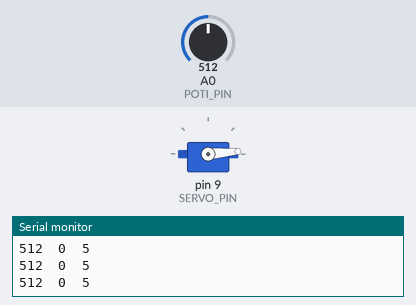
A sketch run on a simulated Arduino Uno, built with avr-gcc and run on an emulated ATmega328P. On the bench: servo, the last lines printed to the serial monitor. Inputs (shaded band) come from the test bench; at power-on: A0 (POTI_PIN) = 512.

Above: at 1.7 s.
1.8 s: A0 (POTI_PIN) set to 716
At 3.0 s:
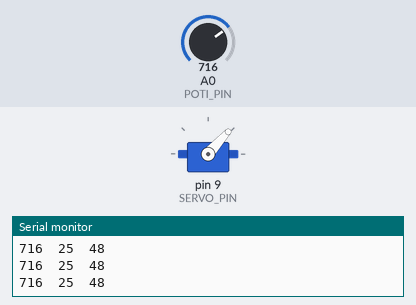
3.3 s: A0 (POTI_PIN) set to 900
At 4.5 s:
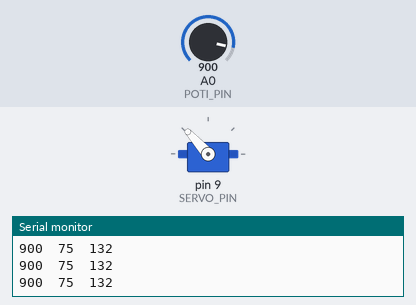
4.8 s: A0 (POTI_PIN) set to 1023
At 5.7 s:
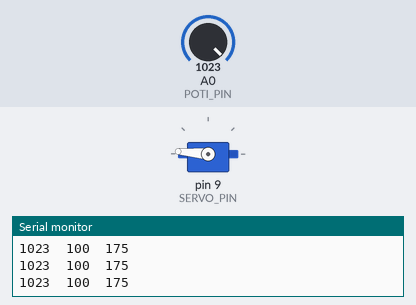
6.3 s: A0 (POTI_PIN) set to 511
At 7.1 s:
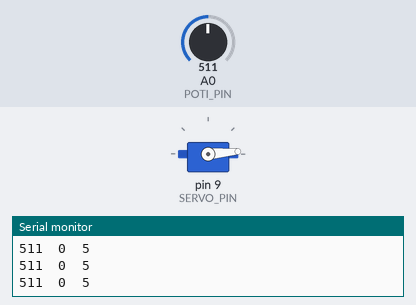
Timing chart, 0 to 8.8 s (numbered marks = the images above; inputs shaded):
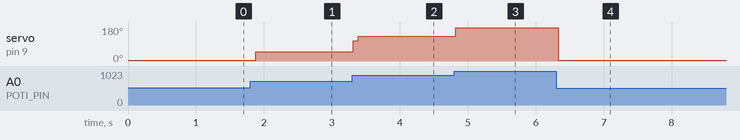

Measured:
- after the input at 1.8 s, servo on pin 9 (SERVO_PIN): 5° → 48° after 0.08 s
- after the input at 3.3 s, servo on pin 9 (SERVO_PIN): 48° → 107° at once, → 132° 0.07 s later
- after the input at 4.8 s, servo on pin 9 (SERVO_PIN): 132° → 175° at once
- after the input at 6.3 s, servo on pin 9 (SERVO_PIN): 175° → 5° at once

The sketch:

beispiel_servo_zeigerinstrument.ino
```cpp
/*
  Servo als Zeigerinstrument - Fachpraxis 12 (Muster-Sketch)

  Ein Potentiometer (Winkelgeber, z. B. am Schwimmerhebel) wird eingelesen
  und auf den Winkelbereich eines Servos SG90 abgebildet: analoge Anzeigenadel.

  Verdrahtung:
    Poti:   Aussenanschluesse an 5V und GND, Schleifer -> A0
    Servo:  braun/schwarz -> GND, rot -> 5V, orange/gelb (Signal) -> D9

  Hinweis: Die Bibliothek Servo.h belegt Timer1. Deshalb funktioniert
  analogWrite() auf den Pins 9 und 10 NICHT mehr. LEDs zum Dimmen also
  auf 3, 5, 6 oder 11 legen.
*/

#include <Servo.h>

Servo zeiger;

const byte POTI_PIN   = A0;
const byte SERVO_PIN  = 9;

// Kalibrierwerte aus der eigenen Messreihe eintragen!
// (Messwerte Jahrgang NP2025 am Demo-Aufbau: leer 620, voll 993)
const int ADC_LEER = 620;
const int ADC_VOLL = 993;

// Mechanische Reserve: nicht bis an die Endanschlaege fahren, sonst zittert der Servo
const int WINKEL_MIN = 5;
const int WINKEL_MAX = 175;

const byte ANZAHL_MESSUNGEN = 10;   // Mittelwert gegen ADC-Rauschen
const int  TOTBAND = 2;             // Grad; darunter wird die Nadel nicht bewegt

int letzterWinkel = -100;

void setup() {
  zeiger.attach(SERVO_PIN);
  Serial.begin(9600);
  zeiger.write(WINKEL_MIN);          // Nadel definiert auf Nullstellung fahren
  delay(500);
}

int lesePotiGemittelt() {
  long summe = 0;
  for (byte i = 0; i < ANZAHL_MESSUNGEN; i++) {
    summe += analogRead(POTI_PIN);
    delay(2);
  }
  return summe / ANZAHL_MESSUNGEN;
}

void loop() {
  int rohwert = lesePotiGemittelt();

  // Kalibrierbereich begrenzen, damit map() keine Winkel ausserhalb 0..180 liefert
  int begrenzt = constrain(rohwert, ADC_LEER, ADC_VOLL);

  int prozent = map(begrenzt, ADC_LEER, ADC_VOLL, 0, 100);
  int winkel  = map(begrenzt, ADC_LEER, ADC_VOLL, WINKEL_MIN, WINKEL_MAX);

  // Nur bewegen, wenn sich wirklich etwas geaendert hat -> Nadel steht ruhig
  if (abs(winkel - letzterWinkel) >= TOTBAND) {
    zeiger.write(winkel);
    letzterWinkel = winkel;
  }

  Serial.print(rohwert);
  Serial.print('\t');
  Serial.print(prozent);
  Serial.print('\t');
  Serial.println(winkel);

  delay(50);                         // zusammen mit der Mittelung rund 14 Werte/s - reicht fuer eine Anzeige
}
```
